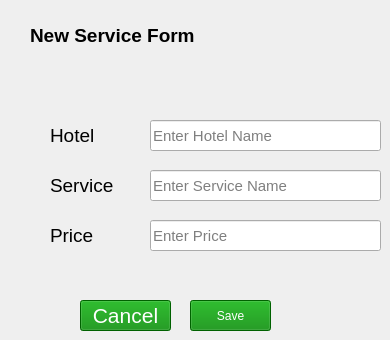
        <widget class="QWidget" name="tab_14">
         <attribute name="title">
          <string>New Service Form</string>
         </attribute>
         <widget class="QLabel" name="label_32">
          <property name="geometry">
           <rect>
            <x>50</x>
            <y>220</y>
            <width>101</width>
            <height>31</height>
           </rect>
          </property>
          <property name="font">
           <font>
            <family>Segoe UI</family>
            <pointsize>14</pointsize>
            <weight>9</weight>
            <italic>false</italic>
            <bold>false</bold>
           </font>
          </property>
          <property name="text">
           <string>Price</string>
          </property>
         </widget>
         <widget class="QLabel" name="label_33">
          <property name="geometry">
           <rect>
            <x>30</x>
            <y>10</y>
            <width>181</width>
            <height>51</height>
           </rect>
          </property>
          <property name="font">
           <font>
            <family>Segoe UI</family>
            <pointsize>14</pointsize>
            <weight>75</weight>
            <italic>false</italic>
            <bold>true</bold>
           </font>
          </property>
          <property name="styleSheet">
           <string notr="true">QLabel{
font-weight:bold;
}</string>
          </property>
          <property name="text">
           <string>New Service Form</string>
          </property>
         </widget>
         <widget class="QLineEdit" name="pushButton_31">
          <property name="geometry">
           <rect>
            <x>150</x>
            <y>120</y>
            <width>231</width>
            <height>31</height>
           </rect>
          </property>
          <property name="font">
           <font>
            <family>Segoe UI</family>
            <pointsize>11</pointsize>
           </font>
          </property>
          <property name="placeholderText">
           <string>Enter Hotel Name</string>
          </property>
         </widget>
         <widget class="QLineEdit" name="lineEdit_20">
          <property name="geometry">
           <rect>
            <x>150</x>
            <y>170</y>
            <width>231</width>
            <height>31</height>
           </rect>
          </property>
          <property name="font">
           <font>
            <family>Segoe UI</family>
            <pointsize>11</pointsize>
           </font>
          </property>
          <property name="placeholderText">
           <string>Enter Service Name</string>
          </property>
         </widget>
         <widget class="QLabel" name="label_34">
          <property name="geometry">
           <rect>
            <x>50</x>
            <y>120</y>
            <width>101</width>
            <height>31</height>
           </rect>
          </property>
          <property name="font">
           <font>
            <family>Segoe UI</family>
            <pointsize>14</pointsize>
            <weight>9</weight>
            <italic>false</italic>
            <bold>false</bold>
           </font>
          </property>
          <property name="text">
           <string>Hotel</string>
          </property>
         </widget>
         <widget class="QLabel" name="label_35">
          <property name="geometry">
           <rect>
            <x>50</x>
            <y>170</y>
            <width>101</width>
            <height>31</height>
           </rect>
          </property>
          <property name="font">
           <font>
            <family>Segoe UI</family>
            <pointsize>14</pointsize>
            <weight>9</weight>
            <italic>false</italic>
            <bold>false</bold>
           </font>
          </property>
          <property name="text">
           <string>Service</string>
          </property>
         </widget>
         <widget class="QLineEdit" name="lineEdit_22">
          <property name="geometry">
           <rect>
            <x>150</x>
            <y>220</y>
            <width>231</width>
            <height>31</height>
           </rect>
          </property>
          <property name="font">
           <font>
            <family>Segoe UI</family>
            <pointsize>11</pointsize>
           </font>
          </property>
          <property name="placeholderText">
           <string>Enter Price</string>
          </property>
         </widget>
         <widget class="QPushButton" name="pushButton_20">
          <property name="geometry">
           <rect>
            <x>190</x>
            <y>300</y>
            <width>81</width>
            <height>31</height>
           </rect>
          </property>
          <property name="styleSheet">
           <string notr="true">QPushButton {
	
	font: 75 16pt &quot;Segoe UI&quot;;
	
	background-color: rgb(0, 136, 0);
	color: rgb(255, 255, 255);
 }

QPushButton::hover
{

	
	background-color: rgb(0, 255, 0);
}</string>
          </property>
          <property name="text">
           <string>Save</string>
          </property>
         </widget>
         <widget class="QPushButton" name="pushButton_67">
          <property name="geometry">
           <rect>
            <x>80</x>
            <y>300</y>
            <width>91</width>
            <height>31</height>
           </rect>
          </property>
          <property name="font">
           <font>
            <family>Segoe UI</family>
            <pointsize>16</pointsize>
            <weight>9</weight>
            <italic>false</italic>
            <bold>false</bold>
           </font>
          </property>
          <property name="styleSheet">
           <string notr="true">QPushButton {
	
	font: 75 16pt &quot;Segoe UI&quot;;
	
	background-color: rgb(0, 136, 0);
	color: rgb(255, 255, 255);
 }

QPushButton::hover
{

	
	background-color: rgb(0, 255, 0);
}</string>
          </property>
          <property name="text">
           <string>Cancel</string>
          </property>
         </widget>
        </widget>
